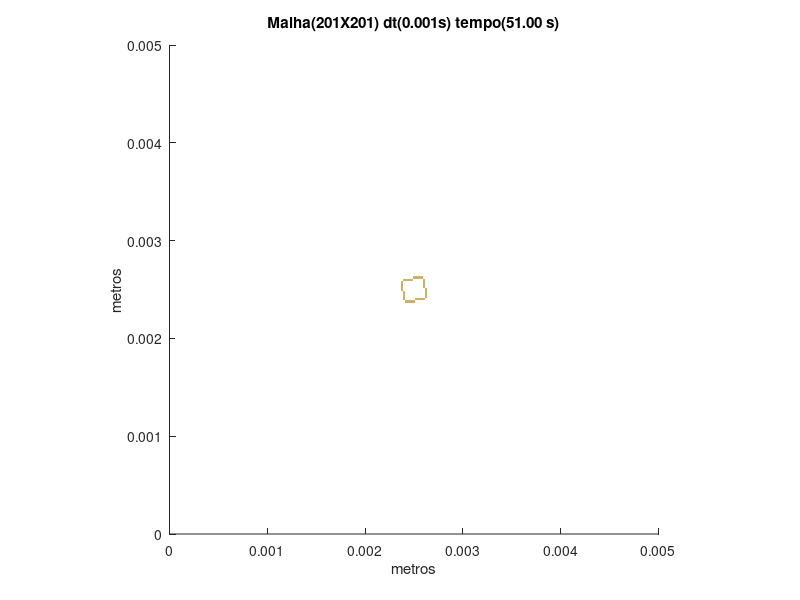

Here is the MATLAB script that generated this plot:
set (gca,'PlotBoxAspectRatio',[1 1 1],'Xlim',[0,0.005],'Ylim',[0,0.005])
hold on
title('Malha(201X201) dt(0.001s) tempo(51.00 s)')
hold on
ylabel('metros')
hold on
xlabel('metros')
hold on

fill([0.00241293532338308 0.00241293532338308 0.00243781094527363 0.00243781094527363],[0.00236318407960199 0.00238805970149254 0.00238805970149254 0.00236318407960199],[0.8,0.7,0.4],'LineStyle','none')

fill([0.00243781094527363 0.00243781094527363 0.00246268656716418 0.00246268656716418],[0.00236318407960199 0.00238805970149254 0.00238805970149254 0.00236318407960199],[0.8,0.7,0.4],'LineStyle','none')

fill([0.00246268656716418 0.00246268656716418 0.00248756218905473 0.00248756218905473],[0.00236318407960199 0.00238805970149254 0.00238805970149254 0.00236318407960199],[0.8,0.7,0.4],'LineStyle','none')

fill([0.00248756218905473 0.00248756218905473 0.00251243781094527 0.00251243781094527],[0.00236318407960199 0.00238805970149254 0.00238805970149254 0.00236318407960199],[0.8,0.7,0.4],'LineStyle','none')

fill([0.00238805970149254 0.00238805970149254 0.00241293532338308 0.00241293532338308],[0.00238805970149254 0.00241293532338308 0.00241293532338308 0.00238805970149254],[0.8,0.7,0.4],'LineStyle','none')

fill([0.00251243781094527 0.00251243781094527 0.00253731343283582 0.00253731343283582],[0.00238805970149254 0.00241293532338308 0.00241293532338308 0.00238805970149254],[0.8,0.7,0.4],'LineStyle','none')

fill([0.00253731343283582 0.00253731343283582 0.00256218905472637 0.00256218905472637],[0.00238805970149254 0.00241293532338308 0.00241293532338308 0.00238805970149254],[0.8,0.7,0.4],'LineStyle','none')

fill([0.00256218905472637 0.00256218905472637 0.00258706467661692 0.00258706467661692],[0.00238805970149254 0.00241293532338308 0.00241293532338308 0.00238805970149254],[0.8,0.7,0.4],'LineStyle','none')

fill([0.00258706467661692 0.00258706467661692 0.00261194029850746 0.00261194029850746],[0.00238805970149254 0.00241293532338308 0.00241293532338308 0.00238805970149254],[0.8,0.7,0.4],'LineStyle','none')

fill([0.00238805970149254 0.00238805970149254 0.00241293532338308 0.00241293532338308],[0.00241293532338308 0.00243781094527363 0.00243781094527363 0.00241293532338308],[0.8,0.7,0.4],'LineStyle','none')

fill([0.00261194029850746 0.00261194029850746 0.00263681592039801 0.00263681592039801],[0.00241293532338308 0.00243781094527363 0.00243781094527363 0.00241293532338308],[0.8,0.7,0.4],'LineStyle','none')

fill([0.00238805970149254 0.00238805970149254 0.00241293532338308 0.00241293532338308],[0.00243781094527363 0.00246268656716418 0.00246268656716418 0.00243781094527363],[0.8,0.7,0.4],'LineStyle','none')

fill([0.00261194029850746 0.00261194029850746 0.00263681592039801 0.00263681592039801],[0.00243781094527363 0.00246268656716418 0.00246268656716418 0.00243781094527363],[0.8,0.7,0.4],'LineStyle','none')

fill([0.00238805970149254 0.00238805970149254 0.00241293532338308 0.00241293532338308],[0.00246268656716418 0.00248756218905473 0.00248756218905473 0.00246268656716418],[0.8,0.7,0.4],'LineStyle','none')

fill([0.00261194029850746 0.00261194029850746 0.00263681592039801 0.00263681592039801],[0.00246268656716418 0.00248756218905473 0.00248756218905473 0.00246268656716418],[0.8,0.7,0.4],'LineStyle','none')

fill([0.00236318407960199 0.00236318407960199 0.00238805970149254 0.00238805970149254],[0.00248756218905473 0.00251243781094527 0.00251243781094527 0.00248756218905473],[0.8,0.7,0.4],'LineStyle','none')

fill([0.00261194029850746 0.00261194029850746 0.00263681592039801 0.00263681592039801],[0.00248756218905473 0.00251243781094527 0.00251243781094527 0.00248756218905473],[0.8,0.7,0.4],'LineStyle','none')

fill([0.00236318407960199 0.00236318407960199 0.00238805970149254 0.00238805970149254],[0.00251243781094527 0.00253731343283582 0.00253731343283582 0.00251243781094527],[0.8,0.7,0.4],'LineStyle','none')

fill([0.00258706467661692 0.00258706467661692 0.00261194029850746 0.00261194029850746],[0.00251243781094527 0.00253731343283582 0.00253731343283582 0.00251243781094527],[0.8,0.7,0.4],'LineStyle','none')

fill([0.00236318407960199 0.00236318407960199 0.00238805970149254 0.00238805970149254],[0.00253731343283582 0.00256218905472637 0.00256218905472637 0.00253731343283582],[0.8,0.7,0.4],'LineStyle','none')

fill([0.00258706467661692 0.00258706467661692 0.00261194029850746 0.00261194029850746],[0.00253731343283582 0.00256218905472637 0.00256218905472637 0.00253731343283582],[0.8,0.7,0.4],'LineStyle','none')

fill([0.00236318407960199 0.00236318407960199 0.00238805970149254 0.00238805970149254],[0.00256218905472637 0.00258706467661692 0.00258706467661692 0.00256218905472637],[0.8,0.7,0.4],'LineStyle','none')

fill([0.00258706467661692 0.00258706467661692 0.00261194029850746 0.00261194029850746],[0.00256218905472637 0.00258706467661692 0.00258706467661692 0.00256218905472637],[0.8,0.7,0.4],'LineStyle','none')

fill([0.00238805970149254 0.00238805970149254 0.00241293532338308 0.00241293532338308],[0.00258706467661692 0.00261194029850746 0.00261194029850746 0.00258706467661692],[0.8,0.7,0.4],'LineStyle','none')

fill([0.00241293532338308 0.00241293532338308 0.00243781094527363 0.00243781094527363],[0.00258706467661692 0.00261194029850746 0.00261194029850746 0.00258706467661692],[0.8,0.7,0.4],'LineStyle','none')

fill([0.00243781094527363 0.00243781094527363 0.00246268656716418 0.00246268656716418],[0.00258706467661692 0.00261194029850746 0.00261194029850746 0.00258706467661692],[0.8,0.7,0.4],'LineStyle','none')

fill([0.00246268656716418 0.00246268656716418 0.00248756218905473 0.00248756218905473],[0.00258706467661692 0.00261194029850746 0.00261194029850746 0.00258706467661692],[0.8,0.7,0.4],'LineStyle','none')

fill([0.00258706467661692 0.00258706467661692 0.00261194029850746 0.00261194029850746],[0.00258706467661692 0.00261194029850746 0.00261194029850746 0.00258706467661692],[0.8,0.7,0.4],'LineStyle','none')

fill([0.00248756218905473 0.00248756218905473 0.00251243781094527 0.00251243781094527],[0.00261194029850746 0.00263681592039801 0.00263681592039801 0.00261194029850746],[0.8,0.7,0.4],'LineStyle','none')

fill([0.00251243781094527 0.00251243781094527 0.00253731343283582 0.00253731343283582],[0.00261194029850746 0.00263681592039801 0.00263681592039801 0.00261194029850746],[0.8,0.7,0.4],'LineStyle','none')

fill([0.00253731343283582 0.00253731343283582 0.00256218905472637 0.00256218905472637],[0.00261194029850746 0.00263681592039801 0.00263681592039801 0.00261194029850746],[0.8,0.7,0.4],'LineStyle','none')

fill([0.00256218905472637 0.00256218905472637 0.00258706467661692 0.00258706467661692],[0.00261194029850746 0.00263681592039801 0.00263681592039801 0.00261194029850746],[0.8,0.7,0.4],'LineStyle','none')
